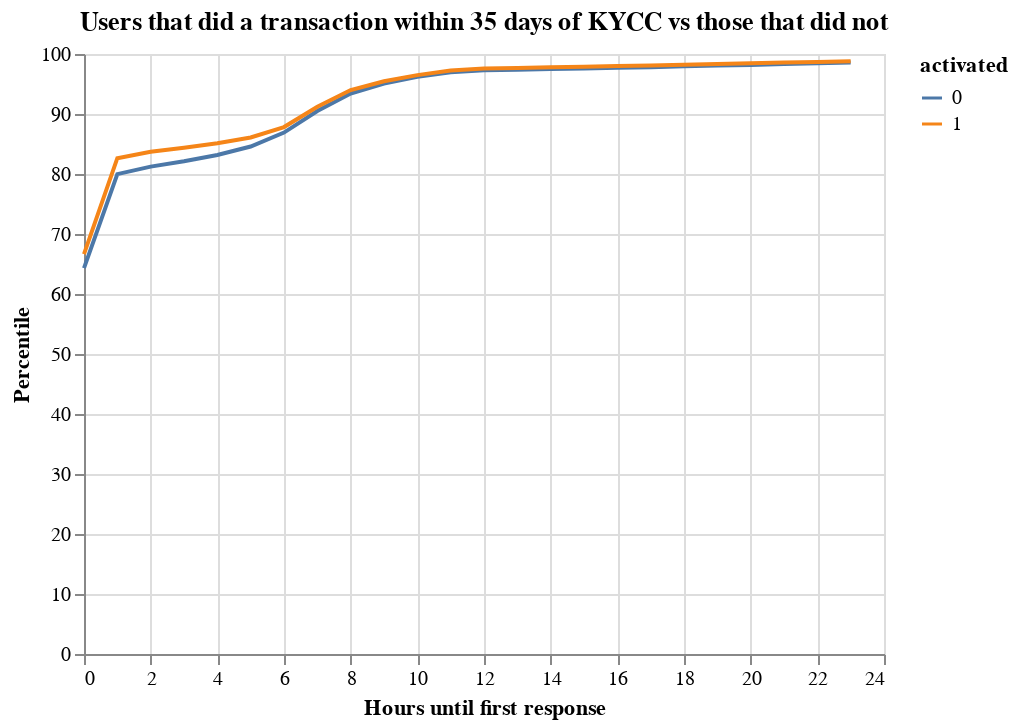

Notebook cell for this chart:
### Code cell
data = pd.read_pickle("response_time.pkl")

data = data.groupby(["hours", "activated"]).agg("count").reset_index()

data["all"] = data.groupby("activated")["total"].transform("sum")
data["perc"] = 100 * data["total"] / data["all"]

data["percentile"] = data.groupby("activated")["perc"].cumsum()

data = data.loc[data["hours"] < 24, :]

alt.Chart(data).mark_line().encode(
    x=alt.X("hours:Q", axis=alt.Axis(title="Hours until first response")),
    y=alt.Y("percentile:Q", axis=alt.Axis(title="Percentile")),
    color=alt.Color("activated:N"),
).properties(
    title="Users that did a transaction within 35 days of KYCC vs those that did not"
)

### Figure 1 — Vega-Lite specification as saved in the notebook (floating-point values rounded to 4 significant figures)
{"config": {"view": {"continuousWidth": 400, "continuousHeight": 300}}, "data": {"name": "data-6e745b2528a81e6f4dcb002e3dc14948"}, "mark": "line", "encoding": {"color": {"type": "nominal", "field": "activated"}, "x": {"type": "quantitative", "axis": {"title": "Hours until first response"}, "field": "hours"}, "y": {"type": "quantitative", "axis": {"title": "Percentile"}, "field": "percentile"}}, "title": "Users that did a transaction within 35 days of KYCC vs those that did not", "$schema": "https://vega.github.io/schema/vega-lite/v4.0.2.json", "datasets": {"data-6e745b2528a81e6f4dcb002e3dc14948": [{"hours": 0, "activated": 0, "user_created": 341091, "created": 341091, "total": 32577, "volume": 32577, "all": 50654, "perc": 64.31, "percentile": 64.31}, {"hours": 0, "activated": 1, "user_created": 283497, "created": 283497, "total": 283497, "volume": 283497, "all": 425368, "perc": 66.65, "percentile": 66.65}, {"hours": 1, "activated": 0, "user_created": 76242, "created": 76242, "total": 7937, "volume": 7937, "all": 50654, "perc": 15.67, "percentile": 79.98}, {"hours": 1, "activated": 1, "user_created": 68016, "created": 68016, "total": 68016, "volume": 68016, "all": 425368, "perc": 15.99, "percentile": 82.64}, {"hours": 2, "activated": 0, "user_created": 7096, "created": 7096, "total": 630, "volume": 630, "all": 50654, "perc": 1.244, "percentile": 81.23}, {"hours": 2, "activated": 1, "user_created": 4545, "created": 4545, "total": 4545, "volume": 4545, "all": 425368, "perc": 1.068, "percentile": 83.71}, {"hours": 3, "activated": 0, "user_created": 4957, "created": 4957, "total": 453, "volume": 453, "all": 50654, "perc": 0.8943, "percentile": 82.12}, {"hours": 3, "activated": 1, "user_created": 2895, "created": 2895, "total": 2895, "volume": 2895, "all": 425368, "perc": 0.6806, "percentile": 84.39}, {"hours": 4, "activated": 0, "user_created": 5349, "created": 5349, "total": 535, "volume": 535, "all": 50654, "perc": 1.056, "percentile": 83.18}, {"hours": 4, "activated": 1, "user_created": 3187, "created": 3187, "total": 3187, "volume": 3187, "all": 425368, "perc": 0.7492, "percentile": 85.14}, {"hours": 5, "activated": 0, "user_created": 7094, "created": 7094, "total": 713, "volume": 713, "all": 50654, "perc": 1.408, "percentile": 84.58}, {"hours": 5, "activated": 1, "user_created": 4021, "created": 4021, "total": 4021, "volume": 4021, "all": 425368, "perc": 0.9453, "percentile": 86.08}, {"hours": 6, "activated": 0, "user_created": 12024, "created": 12024, "total": 1174, "volume": 1174, "all": 50654, "perc": 2.318, "percentile": 86.9}, {"hours": 6, "activated": 1, "user_created": 7404, "created": 7404, "total": 7404, "volume": 7404, "all": 425368, "perc": 1.741, "percentile": 87.82}, {"hours": 7, "activated": 0, "user_created": 20040, "created": 20040, "total": 1826, "volume": 1826, "all": 50654, "perc": 3.605, "percentile": 90.51}, {"hours": 7, "activated": 1, "user_created": 14422, "created": 14422, "total": 14422, "volume": 14422, "all": 425368, "perc": 3.39, "percentile": 91.21}, {"hours": 8, "activated": 0, "user_created": 15993, "created": 15993, "total": 1468, "volume": 1468, "all": 50654, "perc": 2.898, "percentile": 93.4}, {"hours": 8, "activated": 1, "user_created": 11813, "created": 11813, "total": 11813, "volume": 11813, "all": 425368, "perc": 2.777, "percentile": 93.99}, {"hours": 9, "activated": 0, "user_created": 9162, "created": 9162, "total": 837, "volume": 837, "all": 50654, "perc": 1.652, "percentile": 95.06}, {"hours": 9, "activated": 1, "user_created": 6257, "created": 6257, "total": 6257, "volume": 6257, "all": 425368, "perc": 1.471, "percentile": 95.46}, {"hours": 10, "activated": 0, "user_created": 6244, "created": 6244, "total": 575, "volume": 575, "all": 50654, "perc": 1.135, "percentile": 96.19}, {"hours": 10, "activated": 1, "user_created": 4330, "created": 4330, "total": 4330, "volume": 4330, "all": 425368, "perc": 1.018, "percentile": 96.48}, {"hours": 11, "activated": 0, "user_created": 4837, "created": 4837, "total": 381, "volume": 381, "all": 50654, "perc": 0.7522, "percentile": 96.94}, {"hours": 11, "activated": 1, "user_created": 3211, "created": 3211, "total": 3211, "volume": 3211, "all": 425368, "perc": 0.7549, "percentile": 97.23}, {"hours": 12, "activated": 0, "user_created": 2412, "created": 2412, "total": 167, "volume": 167, "all": 50654, "perc": 0.3297, "percentile": 97.27}, {"hours": 12, "activated": 1, "user_created": 1539, "created": 1539, "total": 1539, "volume": 1539, "all": 425368, "perc": 0.3618, "percentile": 97.59}, {"hours": 13, "activated": 0, "user_created": 857, "created": 857, "total": 58, "volume": 58, "all": 50654, "perc": 0.1145, "percentile": 97.39}, {"hours": 13, "activated": 1, "user_created": 393, "created": 393, "total": 393, "volume": 393, "all": 425368, "perc": 0.09239, "percentile": 97.69}, {"hours": 14, "activated": 0, "user_created": 834, "created": 834, "total": 48, "volume": 48, "all": 50654, "perc": 0.09476, "percentile": 97.48}, {"hours": 14, "activated": 1, "user_created": 369, "created": 369, "total": 369, "volume": 369, "all": 425368, "perc": 0.08675, "percentile": 97.77}, {"hours": 15, "activated": 0, "user_created": 838, "created": 838, "total": 54, "volume": 54, "all": 50654, "perc": 0.1066, "percentile": 97.59}, {"hours": 15, "activated": 1, "user_created": 437, "created": 437, "total": 437, "volume": 437, "all": 425368, "perc": 0.1027, "percentile": 97.88}, {"hours": 16, "activated": 0, "user_created": 838, "created": 838, "total": 65, "volume": 65, "all": 50654, "perc": 0.1283, "percentile": 97.72}, {"hours": 16, "activated": 1, "user_created": 443, "created": 443, "total": 443, "volume": 443, "all": 425368, "perc": 0.1041, "percentile": 97.98}, {"hours": 17, "activated": 0, "user_created": 839, "created": 839, "total": 43, "volume": 43, "all": 50654, "perc": 0.08489, "percentile": 97.8}, {"hours": 17, "activated": 1, "user_created": 475, "created": 475, "total": 475, "volume": 475, "all": 425368, "perc": 0.1117, "percentile": 98.09}, {"hours": 18, "activated": 0, "user_created": 923, "created": 923, "total": 72, "volume": 72, "all": 50654, "perc": 0.1421, "percentile": 97.94}, {"hours": 18, "activated": 1, "user_created": 561, "created": 561, "total": 561, "volume": 561, "all": 425368, "perc": 0.1319, "percentile": 98.22}, {"hours": 19, "activated": 0, "user_created": 828, "created": 828, "total": 67, "volume": 67, "all": 50654, "perc": 0.1323, "percentile": 98.08}, {"hours": 19, "activated": 1, "user_created": 483, "created": 483, "total": 483, "volume": 483, "all": 425368, "perc": 0.1135, "percentile": 98.34}, {"hours": 20, "activated": 0, "user_created": 812, "created": 812, "total": 54, "volume": 54, "all": 50654, "perc": 0.1066, "percentile": 98.18}, {"hours": 20, "activated": 1, "user_created": 495, "created": 495, "total": 495, "volume": 495, "all": 425368, "perc": 0.1164, "percentile": 98.45}, {"hours": 21, "activated": 0, "user_created": 812, "created": 812, "total": 73, "volume": 73, "all": 50654, "perc": 0.1441, "percentile": 98.33}, {"hours": 21, "activated": 1, "user_created": 503, "created": 503, "total": 503, "volume": 503, "all": 425368, "perc": 0.1183, "percentile": 98.57}, {"hours": 22, "activated": 0, "user_created": 769, "created": 769, "total": 61, "volume": 61, "all": 50654, "perc": 0.1204, "percentile": 98.45}, {"hours": 22, "activated": 1, "user_created": 477, "created": 477, "total": 477, "volume": 477, "all": 425368, "perc": 0.1121, "percentile": 98.68}, {"hours": 23, "activated": 0, "user_created": 698, "created": 698, "total": 68, "volume": 68, "all": 50654, "perc": 0.1342, "percentile": 98.58}, {"hours": 23, "activated": 1, "user_created": 453, "created": 453, "total": 453, "volume": 453, "all": 425368, "perc": 0.1065, "percentile": 98.79}]}}
